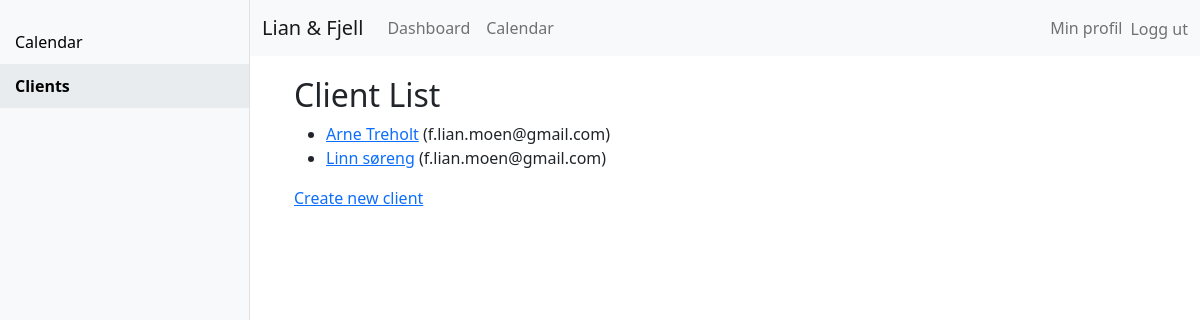
Before: /journals/clients/ (signed in) with the older database file.
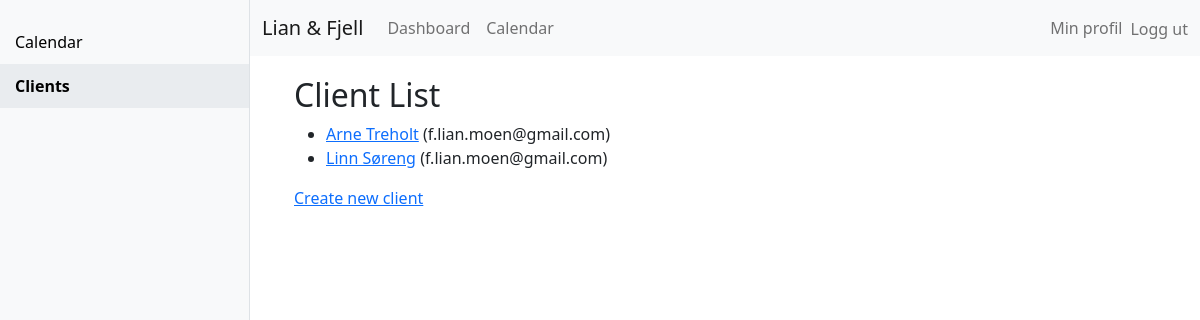
After: the same page with the newer database file.
### journals/models.py (models this page shows)
class Client(models.Model):
    name = models.CharField(max_length=100)
    email = models.EmailField()
    psychologist = models.ForeignKey(User, on_delete=models.CASCADE)

### journals/views.py (the view)
# urls.py: path('clients/', views.client_list, name='client_list'),
@login_required
def client_list(request):
    clients = Client.objects.all()
    return render(request, 'journals/client_list.html', {'clients': clients})

### journals/templates/journals/client_list.html (shortened to what this page needs)
{% load static %}
<!DOCTYPE html>
<html lang="en">
<head>
    <link href="https://cdn.jsdelivr.net/npm/bootstrap@5.1.3/dist/css/bootstrap.min.css" rel="stylesheet">
</head>
<body>
    <nav class="navbar navbar-expand-lg navbar-light bg-light">
        <div class="container-fluid">
            <a class="navbar-brand" href="#">Lian & Fjell</a>
            <div class="collapse navbar-collapse" id="navbarNav">
                <ul class="navbar-nav me-auto mb-2 mb-lg-0">
                    <li class="nav-item">
                        <a class="nav-link" href="{% url 'dashboard' %}">Dashboard</a>
                    </li>
                    <li class="nav-item">
                        <a class="nav-link" href="{% url 'calendar_view' %}">Calendar</a>
                    </li>
                </ul>
                <ul class="navbar-nav">
                    {% if user.is_authenticated %}
                        <li class="nav-item">
                            {% if user.profile.role == 'franchise_taker' %}
                                <a class="nav-link" href="{% url 'franchise_taker_profile' user.username %}">Min profil</a>
                            {% else %}
                                <a class="nav-link" href="{% url 'employee_profile' user.username %}">Min profil</a>
                            {% endif %}
                        </li>
                        <li class="nav-item">
                            <form method="post" action="{% url 'logout' %}">
                                <button type="submit" class="btn btn-link nav-link" style="display: inline; padding: 0; border: none; background: none;">Logg ut</button>
                            </form>
                        </li>
                    {% else %}
                        <li class="nav-item">
                            <a class="nav-link" href="{% url 'login' %}">Logg inn</a>
                        </li>
                    {% endif %}
                </ul>
            </div>
        </div>
    </nav>
    <div class="container-fluid">
        <div class="row">
            <div class="col-auto">
                <div class="sidebar">
                    <ul class="nav flex-column">
                        <li class="nav-item">
                            <a class="nav-link" href="{% url 'calendar_view' %}">Calendar</a>
                        </li>
                        <li class="nav-item">
                            <a class="nav-link active" href="{% url 'client_list' %}">Clients</a>
                        </li>
                    </ul>
                </div>
            </div>
            <div class="col main-content">
                <h2>Client List</h2>
                <ul>
                    {% for client in clients %}
                        <li><a href="{% url 'client_detail' client.pk %}">{{ client.name }}</a> ({{ client.email }})</li>
                    {% endfor %}
                </ul>
                <a href="{% url 'client_create' %}">Create new client</a>
            </div>
        </div>
    </div>
</body>
</html>

### journals/templates/journals/client_list.html (style rules this page uses)
.sidebar { height: 100vh; width: 250px; position: fixed; top: 0; left: 0; background-color: #f8f9fa; padding-top: 20px; border-right: 1px solid #dee2e6; z-index: 1000; }
.sidebar .nav-link { color: #000; padding: 10px 15px; }
.sidebar .nav-link.active { font-weight: bold; background-color: #e9ecef; }
.main-content { margin-left: 250px; padding: 20px; }
.navbar { margin-left: 250px; }
.nav-item form { display: inline; padding: 0; border: none; background: none; margin: 0; }
.navbar-nav { display: flex; align-items: center; }

Changed rows visible on the page:
changed Client: name "Linn søreng" → "Linn Søreng"
